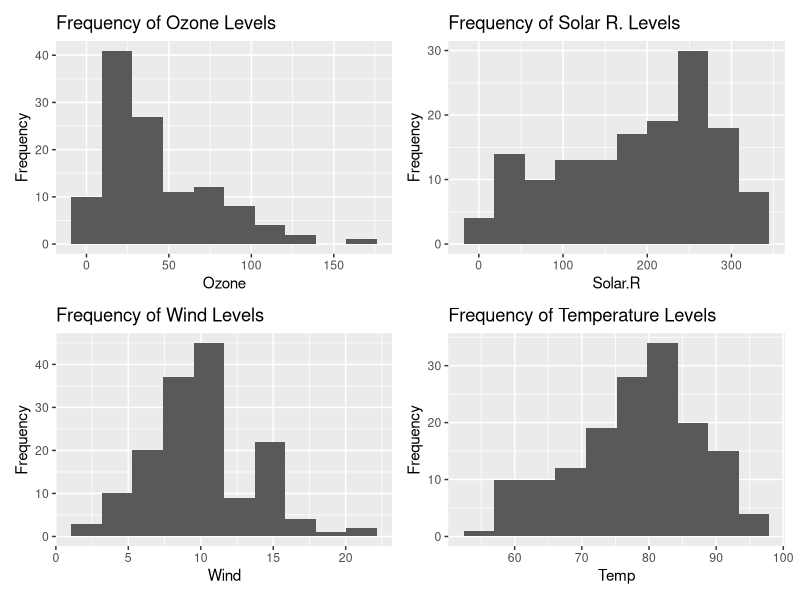
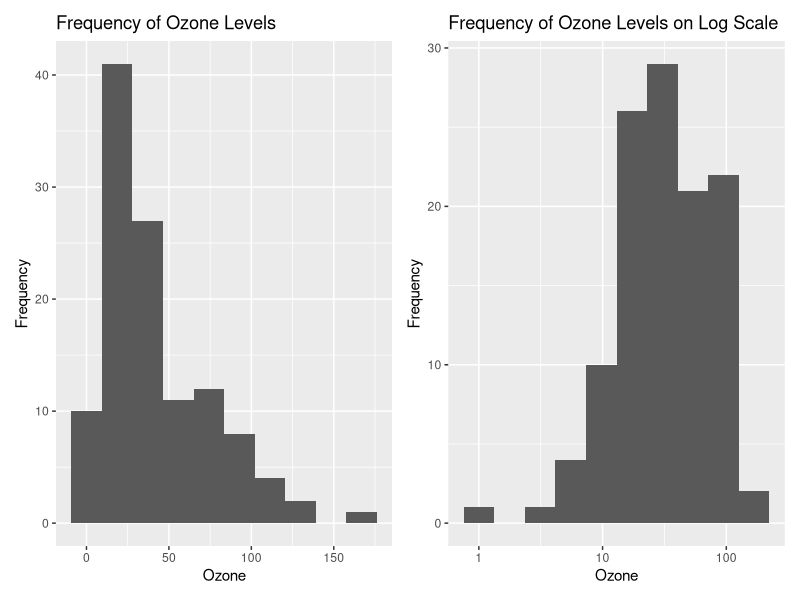
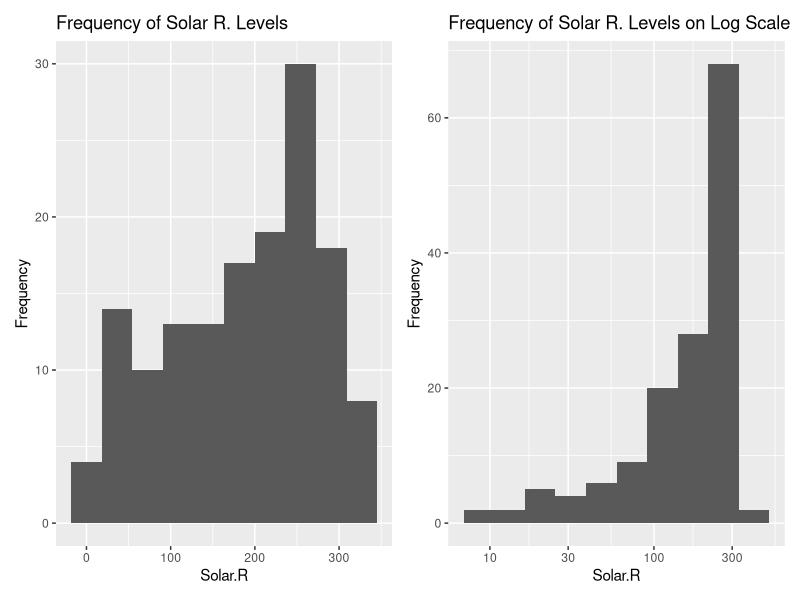
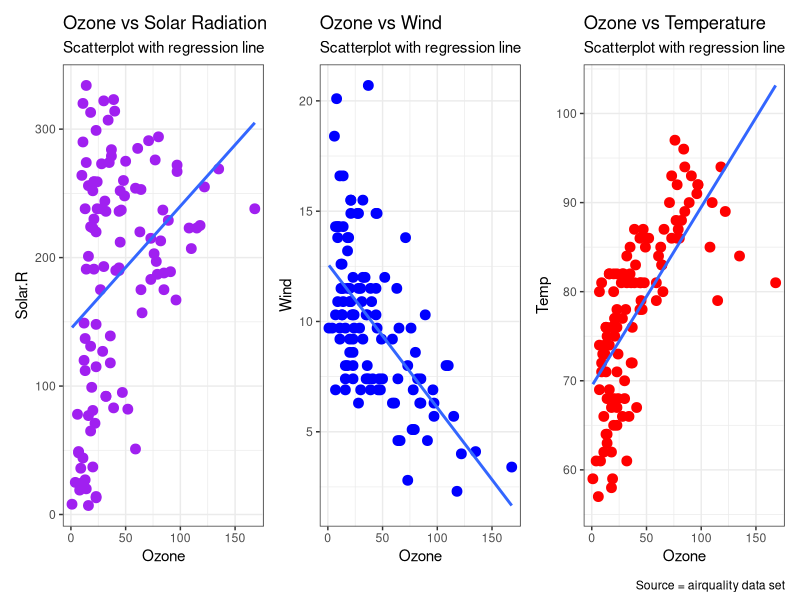
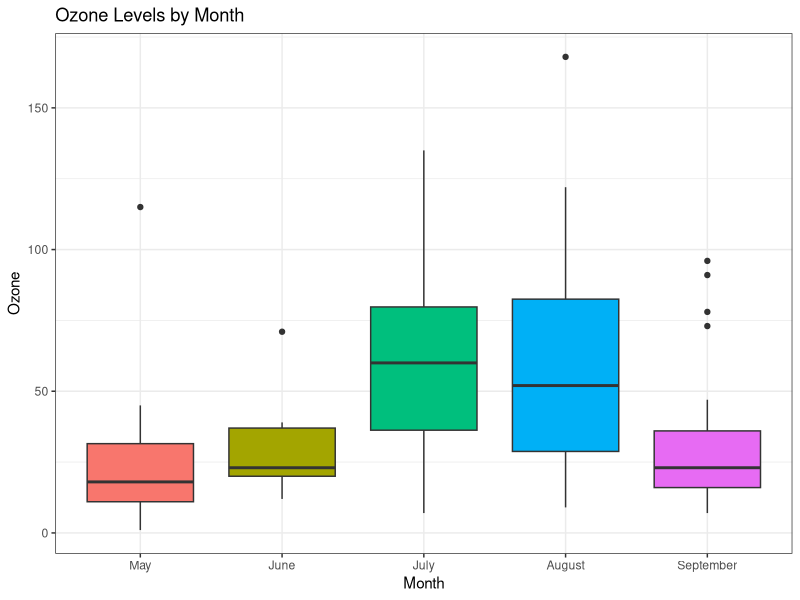
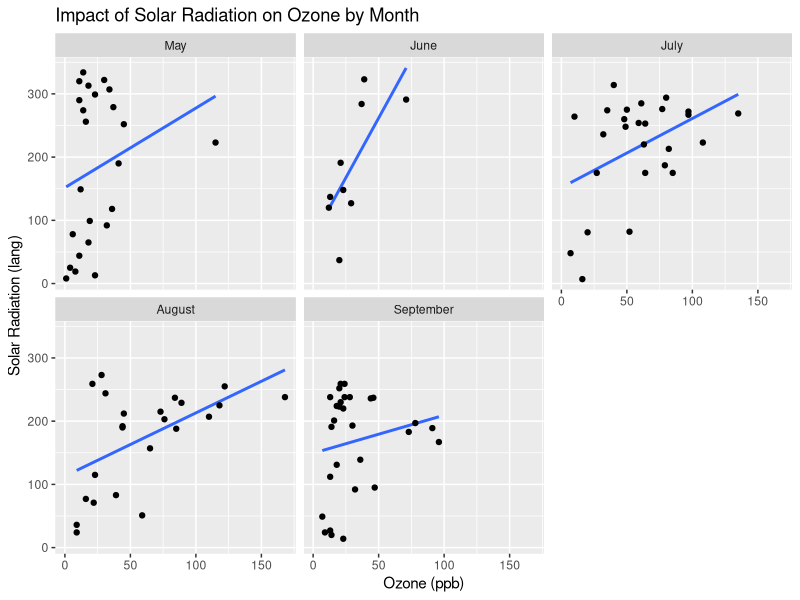
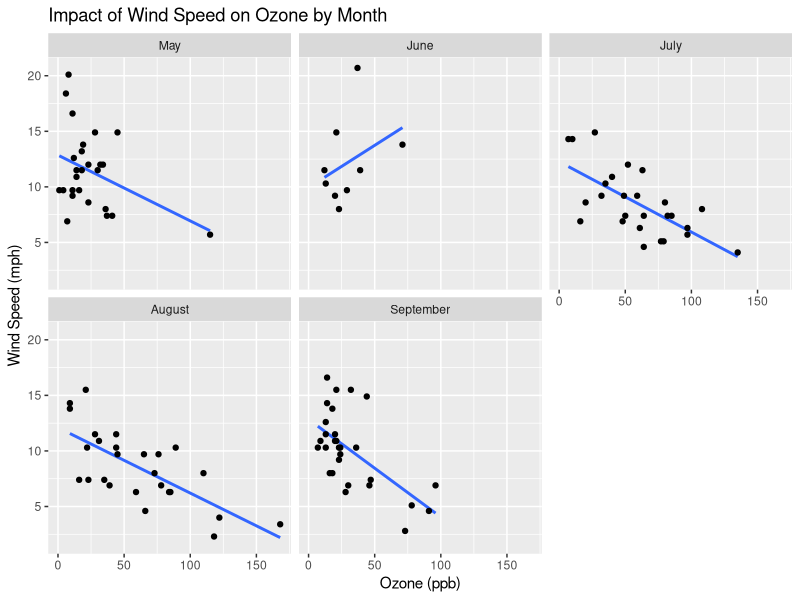
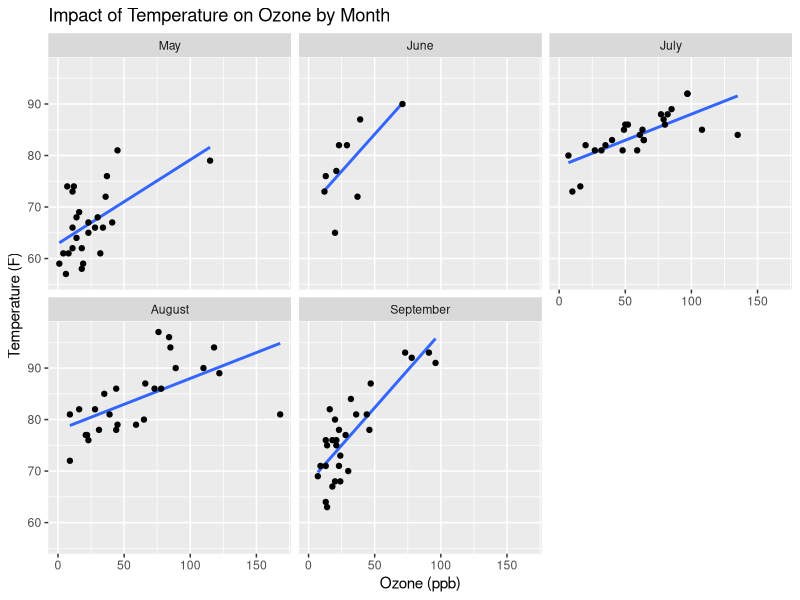

These charts were generated, in order, by the following R code:
## ---- chunk 1
knitr::opts_chunk$set(echo = TRUE)

library(tidyverse)
library(patchwork)
library(GGally)
## ---- chunk 2
air.tbl <- as_tibble(airquality) #local copy created as tibble

class(air.tbl) #class confirmed
## ---- chunk 3
?airquality #access help article
## ---- chunk 4
dim(air.tbl) #get row and column numbers
## ---- chunk 5
glimpse(air.tbl)
## ---- chunk 6
summary(air.tbl) #summary stats 
## ---- chunk 7
skimr::skim(air.tbl)
## ---- chunk 8
length(unique(air.tbl$Month)) #count unique values

length(unique(air.tbl$Day))
## ---- chunk 9

air.tbl$Month <- as.factor(air.tbl$Month) #covert column to factor
air.tbl$Day <- as.factor(air.tbl$Day) #covert column to factor

air.tbl

## ---- chunk 10

#using patchwork package to combine plots into one layout

p1 <- air.tbl %>% 
  ggplot(aes(Ozone)) +
  geom_histogram(bins = 10) +
  #scale_x_log10() +
  labs( title = "Frequency of Ozone Levels", y = "Frequency")


p2 <-  air.tbl %>% 
  ggplot(aes(Solar.R)) +
  geom_histogram(bins = 10) +
  labs(title = "Frequency of Solar R. Levels", y = "Frequency")

p3 <- air.tbl %>% 
  ggplot(aes(Wind)) +
  geom_histogram(bins = 10) +
  labs(title = "Frequency of Wind Levels", y = "Frequency")

p4 <- air.tbl %>% 
  ggplot(aes(Temp)) +
  geom_histogram(bins = 10) +
  labs(title = "Frequency of Temperature Levels", y = "Frequency")

(p1 | p2) / #define the layout
(p3 | p4)

## ---- chunk 11
p1_log <- air.tbl %>% 
  ggplot(aes(Ozone)) +
  geom_histogram(bins = 10) +
  scale_x_log10() +
  labs( title = "Frequency of Ozone Levels on Log Scale", y = "Frequency")

p1 + p1_log


p2_log <- air.tbl %>% 
  ggplot(aes(Solar.R)) +
  geom_histogram(bins = 10) +
  scale_x_log10() +
  labs(title = "Frequency of Solar R. Levels on Log Scale", y = "Frequency")

p2 + p2_log

## ---- chunk 12
p5 <- air.tbl %>% 
ggplot(aes(Ozone, Solar.R)) +
  geom_point(size = 3, color = "purple") +
  geom_smooth(method = lm, se = FALSE) +
  theme_bw() +
  labs (title = "Ozone vs Solar Radiation", 
        subtitle = "Scatterplot with regression line")

p6 <- air.tbl %>% 
ggplot(aes(Ozone, Wind)) +
  geom_point(size = 3, color = "blue") +
  geom_smooth(method = lm, se = FALSE) +
  theme_bw() +
  labs (title = "Ozone vs Wind", 
        subtitle = "Scatterplot with regression line")

p7 <- air.tbl %>% 
ggplot(aes(Ozone, Temp)) +
  geom_point(size = 3, color = "red") +
  geom_smooth(method = lm, se = FALSE) +
  theme_bw() +
  labs (title = "Ozone vs Temperature", 
        subtitle = "Scatterplot with regression line")

p_all <- p5 + p6 + p7 #collect 3 plots in one plot

p_all + plot_annotation(caption = "Source = airquality data set") #annotate plot and print
## ---- chunk 13
air.tbl %>% 
  #drop_na() %>% #remove NA values
   mutate(Month = case_when(Month == 5 ~ "May", #rename values
                           Month == 6 ~ "June",
                           Month == 7 ~ "July",
                           Month == 8 ~ "August",
                           Month == 9 ~ "September"),
         # Month = as.factor(Month), #dropping because we made month into factor before
          Month = fct_relevel(Month, c( #re leveling factors
            "May", 
            "June", 
            "July", 
            "August", 
            "September"
          ) 
          )
          ) %>% 
  ggplot(aes(Month, Ozone, fill = Month)) +
  geom_boxplot(show.legend = FALSE)  +
  labs( title = "Ozone Levels by Month") +
  theme_bw()

## ---- chunk 14
air.tbl %>%
  select(Month, Day, Ozone) %>% 
  group_by(Month) %>% 
  summarise(
    count = n(), #count number of observations in the group
    count_na_rm = sum(!is.na(Ozone))) #count number of observations that are NOT NA
## ---- chunk 15
#renaming and releveling months permanently
air.tbl <- air.tbl %>% 
   mutate(Month = case_when(Month == 5 ~ "May", #rename values
                           Month == 6 ~ "June",
                           Month == 7 ~ "July",
                           Month == 8 ~ "August",
                           Month == 9 ~ "September"),
         # Month = as.factor(Month), #this can be dropped because we made it into a factor in a prev step
          Month = fct_relevel(Month, c( #re leveling factors
            "May", 
            "June", 
            "July", 
            "August", 
            "September"
          ) 
          )
          )
## ---- chunk 16
air.tbl %>% 
  #drop_na() %>% 
  select(Ozone, Solar.R, Month) %>%
  ggplot(aes(Ozone, Solar.R)) +
  facet_wrap(~Month) +
  geom_smooth(method = lm, se = FALSE) +
  geom_point() +
  labs (title = "Impact of Solar Radiation on Ozone by Month", 
        y = "Solar Radiation (lang)", 
        x = "Ozone (ppb)")
  
## ---- chunk 17
air.tbl %>% 
  #drop_na() %>% 
  select(Ozone, Wind, Month) %>%
  ggplot(aes(Ozone, Wind)) +
  facet_wrap(~Month) +
  geom_smooth(method = lm, se = FALSE) +
  geom_point() +
  labs (title = "Impact of Wind Speed on Ozone by Month", 
        y = "Wind Speed (mph)", 
        x = "Ozone (ppb)")
  
## ---- chunk 18
air.tbl %>% 
  #drop_na() %>% 
  select(Ozone, Temp , Month) %>%
  ggplot(aes(Ozone, Temp)) +
  facet_wrap(~Month) +
  geom_smooth(method = lm, se = FALSE) +
  geom_point() +
  labs (title = "Impact of Temperature on Ozone by Month", 
        y = "Temperature (F)", 
        x = "Ozone (ppb)")
  
## ---- chunk 19
#using ggally package to visualize correlation


air.tbl %>% 
  select(Ozone, Wind, Temp, Solar.R) %>% #drop day and month
  ggpairs()

## ---- chunk 20
colSums(is.na(air.tbl)) #convert all values to boolean, then print the sum of each column in the df
## ---- chunk 21
sum(is.na(air.tbl)) #convert all values to boolean, then sum everything contained in the vector
## ---- chunk 22
sum(is.na(air.tbl$Solar.R)) #convert all values in Solar R to boolean, sum everything contained in the vector
## ---- chunk 23
air.tbl[!complete.cases(air.tbl),] #return rows that are NOT COMPLETE (has NA value)
## ---- chunk 24
sum(rowSums(is.na(air.tbl)) > 0) #convert all values in df to boolean, filter out FALSE, sum everything
## ---- chunk 25
SolarR.median <- median(air.tbl$Solar.R, na.rm = TRUE) 

air.tbl$Solar.R[is.na(air.tbl$Solar.R)] <- SolarR.median  #replace NA values in column

## ---- chunk 26
Ozone.median <- median(air.tbl$Ozone, na.rm = TRUE)

air.tbl$Ozone[is.na(air.tbl$Ozone)] <- Ozone.median #replace NA values in column

## ---- chunk 27
summary(air.tbl)
## ---- chunk 28
air.tbl %>% 
  select_if(where(is.numeric)) %>% #select numeric variables
  apply(2, mean)
## ---- chunk 29
air.tbl %>% 
  select_if(where(is.numeric)) %>% #select numeric variables
  apply(2, sd)
## ---- chunk 30

air.tbl %>% 
  select(Ozone, Wind, Temp, Solar.R) %>% 
  ggpairs()

## ---- chunk 31

air.tbl %>% 
  mutate(log_Ozone = log(Ozone)) %>% #create new log variable
  select(log_Ozone, Wind, Temp, Solar.R) %>% 
  cor() %>% #calculate correlation
  round(2) #round up to 2 digits
## ---- chunk 32
air.tbl %>% 
  select(Ozone, Wind, Temp, Solar.R) %>% 
  cor() %>% 
  round(2) 
## ---- chunk 33
air_tbl_log <- air.tbl %>% 
  mutate(log_Ozone = log(Ozone))

air_tbl_log
  
## ---- chunk 34
air_tbl_log %>% 
  ggplot(aes(Ozone)) +
  geom_histogram(bins = 10) +
  labs( title = "Frequency of Ozone Levels", y = "Frequency")

air_tbl_log %>% 
  ggplot(aes(log_Ozone)) +
  geom_histogram(bins = 10) +
  labs( title = "Frequency of Ozone Levels on Log Scale", y = "Frequency")
 
air_tbl_log %>% 
  ggplot(aes(Solar.R)) +
  geom_histogram(bins = 10) +
  labs( title = "Frequency of Solar Radiation", y = "Frequency")

## ---- chunk 35
air_tbl_log  %>% 
ggplot(aes(log_Ozone, Solar.R)) +
  geom_point(size = 3, color = "purple") +
  geom_smooth(method = lm, se = FALSE) +
  theme_bw() +
  labs (title = "Ozone vs Solar Radiation", 
        subtitle = "Scatterplot with regression line")

air_tbl_log  %>% 
ggplot(aes(log_Ozone, Wind)) +
  geom_point(size = 3, color = "blue") +
  geom_smooth(method = lm, se = FALSE) +
  theme_bw() +
  labs (title = "Ozone vs Wind", 
        subtitle = "Scatterplot with regression line")

air_tbl_log  %>% 
ggplot(aes(log_Ozone, Temp)) +
  geom_point(size = 3, color = "red") +
  geom_smooth(method = lm, se = FALSE) +
  theme_bw() +
  labs (title = "Ozone vs Temperature", 
        subtitle = "Scatterplot with regression line")
## ---- chunk 36
air_tbl_log %>% 
  ggplot(aes(Month, log_Ozone, fill = Month)) +
  geom_boxplot(show.legend = FALSE)  +
  labs( title = "Ozone Levels on Log Scale by Month") +
  theme_bw()
## ---- chunk 37
air_tbl_log %>% 
  select(log_Ozone, Solar.R, Month) %>%
  ggplot(aes(log_Ozone, Solar.R)) +
  facet_wrap(~Month) +
  geom_smooth(method = lm, se = FALSE) +
  geom_point() +
  labs (title = "Impact of Solar Radiation on Ozone by Month", 
        subtitle = "Ozone Adjusted To Log Scale",
        y = "Solar Radiation (lang)", 
        x = "Ozone (ppb)")
## ---- chunk 38
air_tbl_log %>% 
  select(log_Ozone, Wind, Month) %>%
  ggplot(aes(log_Ozone, Wind)) +
  facet_wrap(~Month) +
  geom_smooth(method = lm, se = FALSE) +
  geom_point() +
  labs (title = "Impact of Wind Speed on Ozone by Month", 
        subtitle = "Ozone Adjusted To Log Scale",
        x = "Ozone (ppb)")
## ---- chunk 39
air_tbl_log %>% 
  select(log_Ozone, Temp , Month) %>%
  ggplot(aes(log_Ozone, Temp)) +
  facet_wrap(~Month) +
  geom_smooth(method = lm, se = FALSE) +
  geom_point() +
  labs (title = "Impact of Temperature on Ozone by Month", 
        subtitle = "Ozone Adjusted To Log Scale",
        y = "Temperature (F)", 
        x = "Ozone (ppb)")
## ---- chunk 40

air_tbl_log_cat <- air_tbl_log %>% 
  drop_na(Ozone) %>% #drop NAs, otherwise Ozone_cat will be "middle" where it is unknown
  mutate(Ozone_cat = case_when( Ozone <= quantile(Ozone, 1/4, na.rm = TRUE) ~ "low",
                                Ozone >= quantile(Ozone, 3/4, na.rm = TRUE) ~"high",
                                TRUE ~ "middle"),#everything ELSE that doesnt fit the above criteria
         Ozone_cat = fct_relevel(Ozone_cat, c(
           "high", 
           "middle",
           "low"
         )
      )
  )

air_tbl_log_cat
## ---- chunk 41

air_tbl_log_cat_grouped <- air_tbl_log_cat %>% 
  group_by(Month, Ozone_cat) %>% #group by two variables
  count() #count the observations in each subgroup
  
## ---- chunk 42
air_tbl_log_cat_grouped %>% 
  ggplot(aes(Month, n, fill= Ozone_cat)) +
  geom_col() +
  scale_fill_brewer(palette = "Blues") + #color levels by shade
  labs (title = "Ozone Levels by Month",
        y = "Number of Observations", 
        fill = "Level") +
  theme_bw() 
## ---- chunk 43

air.tbl %>% 
  group_by(Month) %>% 
  summarise(avg_temp = mean(Temp))
